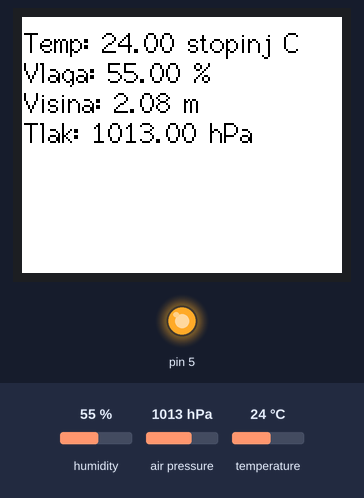
Bench run of a sketch on a simulated Arduino Uno, built with avr-gcc and run on an emulated ATmega328P. On the bench: 160×128 colour display, output pins drawn as LEDs (lit = HIGH). The inputs (shaded band) are chosen by the test bench; at power-on: humidity 55 %, air pressure 1013 hPa, temperature 24 °C. What the sketch prints to the serial monitor is not drawn.

Above: at 1.9 s.
2.0 s: humidity set to 22 %
At 3.3 s:
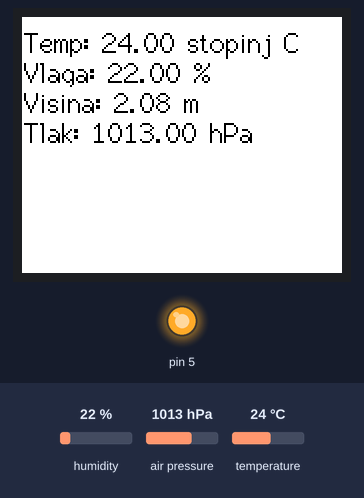
3.8 s: air pressure set to 952 hPa
At 5.0 s:
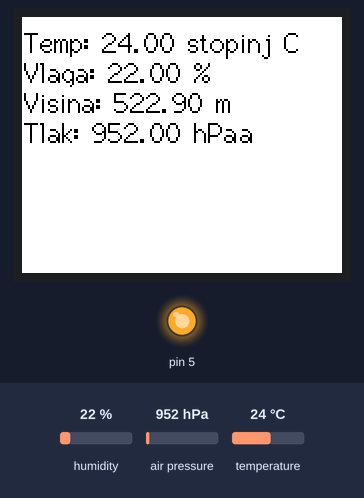
5.8 s: temperature set to 12 °C
At 6.6 s:
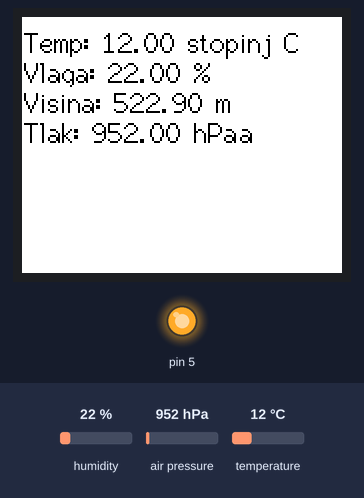
7.8 s: humidity set to 40 %
At 9.4 s:
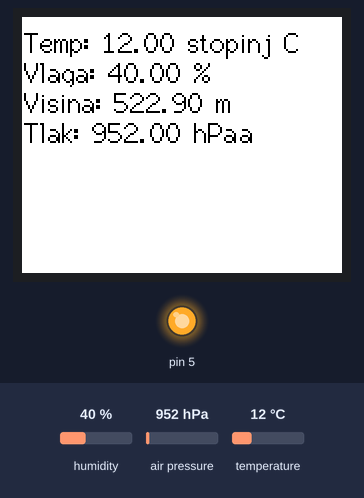
9.8 s: air pressure set to 975 hPa
At 11.0 s:
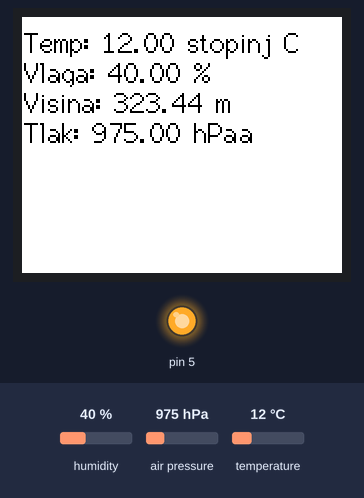
Timing chart, 0 to 12.8 s (numbered marks = the images above; inputs shaded):
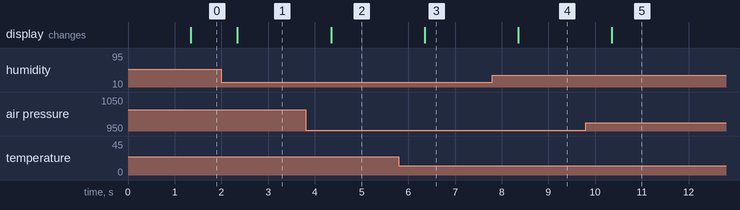

Measured:
- after the input at 2.0 s, the display: changes after 0.34 s (image 1)
- after the input at 3.8 s, the display: changes after 0.55 s (image 2)
- after the input at 5.8 s, the display: changes after 0.55 s (image 3)
- after the input at 7.8 s, the display: changes after 0.55 s (image 4)
- after the input at 9.8 s, the display: changes after 0.55 s (image 5)

The sketch:

TemperatureReader.ino
```cpp
// Display:
#include <SPI.h>
#include <TFT_ILI9163.h>
#include <User_Setup.h>

// BME280 sensor:
#include <Wire.h>
#include <Adafruit_Sensor.h>
#include <Adafruit_BME280.h>

#define BME_SCK 13
#define BME_MISO 12
#define BME_MOSI 11
#define BME_CS 10
#define SEA_LEVEL_PRE (1013.25)

// define colors:
#define BLACK 0x0000
#define WHITE 0xFFFF
#define GRAY 0xBDF7
#define RED 0x1F
#define YELLOW 0x7FF
#define ORANGE 0xFBE0
#define BROWN 0x79E0
#define GREEN 0x7E0
#define CYAN 0xFFE0
#define BLUE 0xF800
#define PINK 0xF81F

// Initialize display library:
TFT_ILI9163 tft = TFT_ILI9163(160,128);
// Initialize BME280:
Adafruit_BME280 bme;

unsigned long targetTime = 0;

void clearDisp(int color){
  for(int i = 0; i < 160; i++){
    tft.drawFastVLine(i,0, tft.height(), color);
  }
}

void setup(){
  // basic display settings:
  tft.init();
  tft.setRotation(3);
  clearDisp(WHITE);

  // turn on display backlight:
  pinMode(5, OUTPUT);
  digitalWrite(5,HIGH);

  // counter for fps
  targetTime = millis() + 1000;

  // serial monitor
  Serial.begin(9200);

  // BME280:
  unsigned status = bme.begin(0x76);
  if (!status)
    Serial.println("Sensor not connected correctly");
}

void loop(){
  if(targetTime < millis()){
    targetTime = millis() + 1000;

    // clearDisp not needed because the fonts have
    // a white background already
    //clearDisp(WHITE);

    printTemp();
    printHumid();
    printAlt();
    printPres();
  }
}

void printTemp(){
  // print to display
  tft.setTextColor(BLACK,WHITE);
  tft.setCursor(1, 5);
  tft.setTextFont(2);
  tft.print("Temp: ");
  tft.print(bme.readTemperature());
  tft.print(" stopinj C");

  // print to serial monitor
  Serial.print("Temp: ");
  Serial.print(bme.readTemperature());
  Serial.println(" °C");
}

void printHumid(){
  // print to display
  tft.setTextColor(BLACK,WHITE);
  tft.setCursor(1, 20);
  tft.setTextFont(2);
  tft.print("Vlaga: ");
  tft.print(bme.readHumidity());
  tft.print(" %");

  // print to serial monitor
  Serial.print("Vlaga: ");
  Serial.print(bme.readHumidity());
  Serial.println(" %");
}

void printAlt(){
  // print to display
  tft.setTextColor(BLACK,WHITE);
  tft.setCursor(1, 35);
  tft.setTextFont(2);
  tft.print("Visina: ");
  tft.print(bme.readAltitude(SEA_LEVEL_PRE));
  tft.print(" m");

  // print to serial monitor
  Serial.print("Visina: ");
  Serial.print(bme.readAltitude(SEA_LEVEL_PRE));
  Serial.println(" m");
}

void printPres(){
  // print to display
  tft.setTextColor(BLACK,WHITE);
  tft.setCursor(1, 50);
  tft.setTextFont(2);
  tft.print("Tlak: ");
  tft.print(bme.readPressure()/100.0F);
  tft.print(" hPa");

  // print to serial monitor
  Serial.print("Tlak: ");
  Serial.print(bme.readPressure()/100.0F);
  Serial.println(" hPa");
}
```
